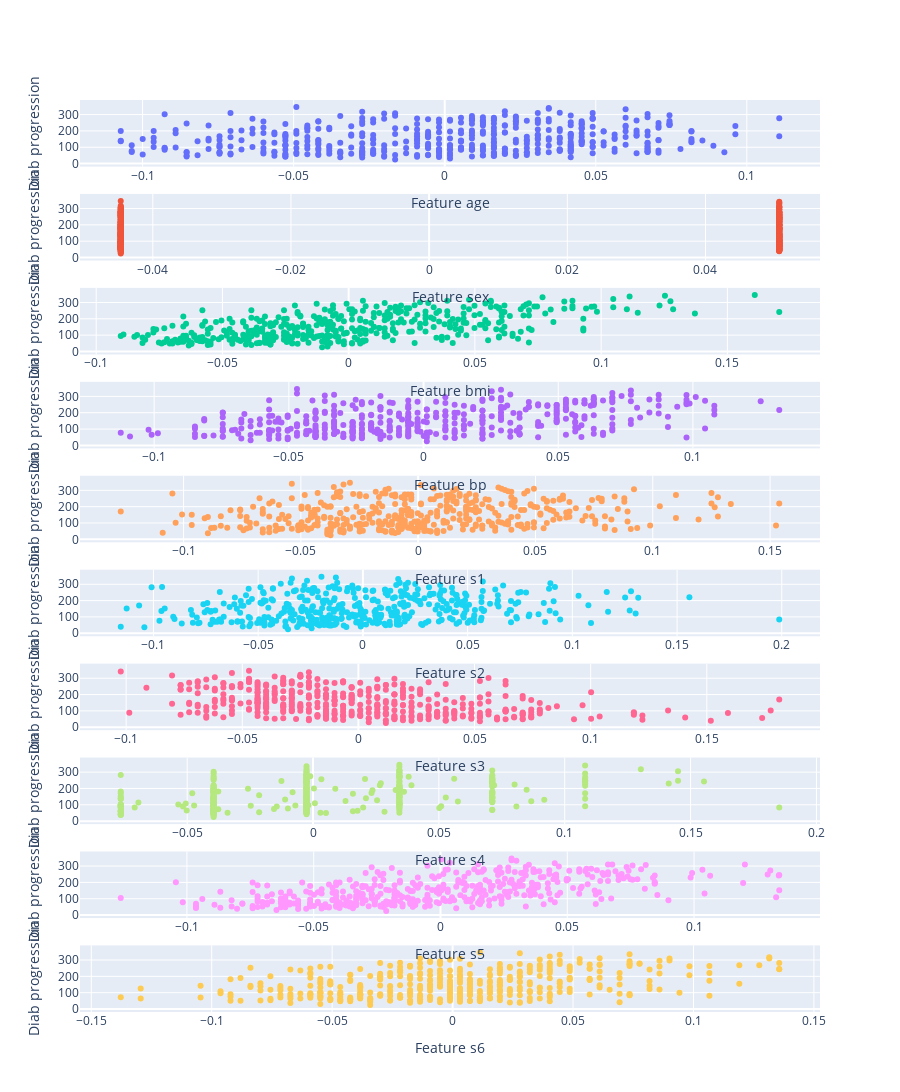

The cell this chart's notebook holds for it:
### Markdown cell above
### Why correlation doesn't help

### Code cell
# Get the number of features
num_features = X_diab.shape[1]

# Create a figure with subplots
fig = make_subplots(rows=num_features, cols=1)

# Iterate over each feature
for i in range(num_features):
    # Scatter plot of the feature with y_diab
    fig.add_trace(go.Scatter(x=X_diab[:, i], y=y_diab, mode='markers'), row=i+1, col=1)

    # Set x and y axis labels
    fig.update_xaxes(title_text=f'Feature {feature_names[i]}', row=i+1, col=1)
    fig.update_yaxes(title_text='Diab progression', row=i+1, col=1)

# Update layout
fig.update_layout(height=600*num_features, showlegend=False)

# Show the plot
fig.show()

### Figure 1 — Plotly figure (JSON) as saved in the notebook; plotly's stock layout.template omitted (floating-point values rounded to 4 significant figures; data arrays with more than 128 entries replaced by an {"elided": "..."} marker saying what was removed)
{"data": [{"mode": "markers", "type": "scatter", "x": {"elided": "442 float values"}, "xaxis": "x", "y": {"elided": "442 int values"}, "yaxis": "y"}, {"mode": "markers", "type": "scatter", "x": {"elided": "442 float values"}, "xaxis": "x2", "y": {"elided": "442 int values"}, "yaxis": "y2"}, {"mode": "markers", "type": "scatter", "x": {"elided": "442 float values"}, "xaxis": "x3", "y": {"elided": "442 int values"}, "yaxis": "y3"}, {"mode": "markers", "type": "scatter", "x": {"elided": "442 float values"}, "xaxis": "x4", "y": {"elided": "442 int values"}, "yaxis": "y4"}, {"mode": "markers", "type": "scatter", "x": {"elided": "442 float values"}, "xaxis": "x5", "y": {"elided": "442 int values"}, "yaxis": "y5"}, {"mode": "markers", "type": "scatter", "x": {"elided": "442 float values"}, "xaxis": "x6", "y": {"elided": "442 int values"}, "yaxis": "y6"}, {"mode": "markers", "type": "scatter", "x": {"elided": "442 float values"}, "xaxis": "x7", "y": {"elided": "442 int values"}, "yaxis": "y7"}, {"mode": "markers", "type": "scatter", "x": {"elided": "442 float values"}, "xaxis": "x8", "y": {"elided": "442 int values"}, "yaxis": "y8"}, {"mode": "markers", "type": "scatter", "x": {"elided": "442 float values"}, "xaxis": "x9", "y": {"elided": "442 int values"}, "yaxis": "y9"}, {"mode": "markers", "type": "scatter", "x": {"elided": "442 float values"}, "xaxis": "x10", "y": {"elided": "442 int values"}, "yaxis": "y10"}], "layout": {"height": 6000, "showlegend": false, "xaxis": {"anchor": "y", "domain": [0, 1], "title": {"text": "Feature age"}}, "xaxis10": {"anchor": "y10", "domain": [0, 1], "title": {"text": "Feature s6"}}, "xaxis2": {"anchor": "y2", "domain": [0, 1], "title": {"text": "Feature sex"}}, "xaxis3": {"anchor": "y3", "domain": [0, 1], "title": {"text": "Feature bmi"}}, "xaxis4": {"anchor": "y4", "domain": [0, 1], "title": {"text": "Feature bp"}}, "xaxis5": {"anchor": "y5", "domain": [0, 1], "title": {"text": "Feature s1"}}, "xaxis6": {"anchor": "y6", "domain": [0, 1], "title": {"text": "Feature s2"}}, "xaxis7": {"anchor": "y7", "domain": [0, 1], "title": {"text": "Feature s3"}}, "xaxis8": {"anchor": "y8", "domain": [0, 1], "title": {"text": "Feature s4"}}, "xaxis9": {"anchor": "y9", "domain": [0, 1], "title": {"text": "Feature s5"}}, "yaxis": {"anchor": "x", "domain": [0.927, 1.0], "title": {"text": "Diab progression"}}, "yaxis10": {"anchor": "x10", "domain": [0, 0.073], "title": {"text": "Diab progression"}}, "yaxis2": {"anchor": "x2", "domain": [0.824, 0.897], "title": {"text": "Diab progression"}}, "yaxis3": {"anchor": "x3", "domain": [0.721, 0.794], "title": {"text": "Diab progression"}}, "yaxis4": {"anchor": "x4", "domain": [0.618, 0.691], "title": {"text": "Diab progression"}}, "yaxis5": {"anchor": "x5", "domain": [0.515, 0.588], "title": {"text": "Diab progression"}}, "yaxis6": {"anchor": "x6", "domain": [0.412, 0.485], "title": {"text": "Diab progression"}}, "yaxis7": {"anchor": "x7", "domain": [0.309, 0.382], "title": {"text": "Diab progression"}}, "yaxis8": {"anchor": "x8", "domain": [0.206, 0.279], "title": {"text": "Diab progression"}}, "yaxis9": {"anchor": "x9", "domain": [0.103, 0.176], "title": {"text": "Diab progression"}}}}
